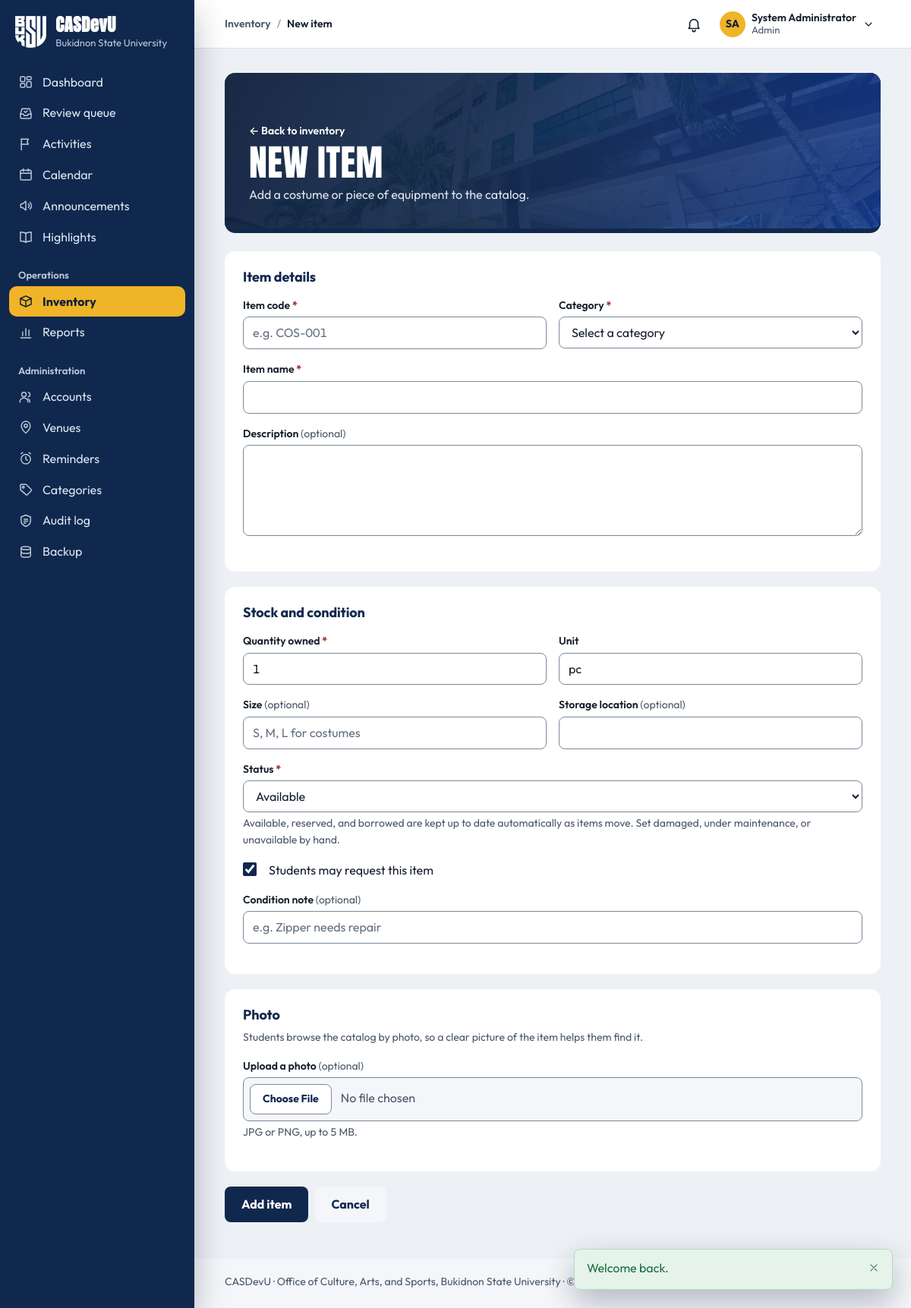
Screenshot of /inventory/manage.php (signed in) with the database file from the repository.
### tables this page shows
CREATE TABLE settings (
    setting_key     VARCHAR(80) PRIMARY KEY,
    setting_value   TEXT NULL,
    description     VARCHAR(255) NULL,
    updated_at      TIMESTAMP NOT NULL DEFAULT CURRENT_TIMESTAMP
                        ON UPDATE CURRENT_TIMESTAMP
);

CREATE TABLE users (
    user_id         INT UNSIGNED AUTO_INCREMENT PRIMARY KEY,
    role_id         TINYINT UNSIGNED NOT NULL,

     
    email           VARCHAR(150) NOT NULL UNIQUE,    
    password_hash   VARCHAR(255) NOT NULL,           
     
    student_number  VARCHAR(30)  NULL UNIQUE,        
    first_name      VARCHAR(80)  NOT NULL,
    middle_name     VARCHAR(80)  NULL,
    last_name       VARCHAR(80)  NOT NULL,
    sex             ENUM('male','female','other') NULL,
    birth_date      DATE         NULL,
    contact_number  VARCHAR(30)  NULL,
    photo_path      VARCHAR(255) NULL,
    id_front_path   VARCHAR(255) NULL,               
    id_back_path    VARCHAR(255) NULL,               

     
    course_id       INT UNSIGNED     NULL,
    year_level_id   TINYINT UNSIGNED NULL,
    section         VARCHAR(20)      NULL,
     
    connection_note VARCHAR(500)     NULL,

     
    status          ENUM('pending','active','inactive','suspended')
                        NOT NULL DEFAULT 'pending',
    last_login_at   DATETIME NULL,
    created_at      TIMESTAMP NOT NULL DEFAULT CURRENT_TIMESTAMP,
    updated_at      TIMESTAMP NOT NULL DEFAULT CURRENT_TIMESTAMP
                        ON UPDATE CURRENT_TIMESTAMP,

    CONSTRAINT fk_users_role       FOREIGN KEY (role_id)       REFERENCES roles(role_id),
    CONSTRAINT fk_users_course     FOREIGN KEY (course_id)     REFERENCES courses(course_id)
                                       ON DELETE SET NULL,
    CONSTRAINT fk_users_year_level FOREIGN KEY (year_level_id) REFERENCES year_levels(year_level_id)
                                       ON DELETE SET NULL,

    INDEX idx_users_role   (role_id),
    INDEX idx_users_status (status),
    INDEX idx_users_name   (last_name, first_name)
);

### public/inventory/manage.php (the view, shortened to what the rows shown need)
<?php
require_once __DIR__ . '/../../includes/bootstrap.php';
require_role(['staff', 'admin']);
$itemId = get_id('id');
$isEdit = $itemId !== null;
$pageTitle = $isEdit ? 'Edit item' : 'New item';
require __DIR__ . '/../../includes/layout/header.php';
?>
<div class="page-head">
    <div>
        <h1><?= $isEdit ? 'Edit item' : 'New item' ?></h1>
    </div>
</div>
<div id="item-form-wrap">
<form method="post" enctype="multipart/form-data" novalidate>
    <section class="card">
        <div class="card-head"><h2>Item details</h2></div>
    </section>
    <section class="card">
        <div class="card-head"><h2>Stock and condition</h2></div>
    </section>
    <section class="card">
        <div class="card-head">
            <h2>Photo</h2>
        </div>
                    <p class="hint" id="photo-hint">JPG or PNG, up to <?= (int) (max_upload_bytes() / 1024 / 1024) ?> MB.</p>
    </section>
</form>
</div><?php  ?>
<?php
require __DIR__ . '/../../includes/layout/footer.php';

### includes/layout/header.php (shortened to what the rows shown need)
<?php
$user         = current_user();
$role         = current_role();
$unreadCount  = $user ? unread_essential_count((int) $user['user_id']) : 0;
$attentionItems = $user ? attention_items() : [];
$reviewCount  = $user && can_review() ? review_counts()['total'] : 0;
$currentFile  = basename($_SERVER['SCRIPT_NAME']);
$currentDir   = basename(dirname($_SERVER['SCRIPT_NAME']));
$isStudent    = $role === 'student';
$navSection = match (true) {
    in_array($currentDir, ['public', ''], true) && $currentFile === 'index.php'   => 'dashboard',
    in_array($currentDir, ['public', ''], true) && $currentFile === 'review.php'  => 'review',
    $currentFile === 'notifications.php'                        => 'notifications',
    $currentFile === 'profile.php'                              => 'profile',
    $currentFile === 'settings.php'                             => 'settings',
    $currentFile === 'calendar.php'                             => 'calendar',
    $currentDir === 'activities'                                => 'activities',
    $currentDir === 'announcements'                             => 'announcements',
    $currentDir === 'highlights'                                => 'highlights',
    $currentDir === 'inventory' && $isStudent && in_array($currentFile, ['reservations.php', 'borrow.php'], true) => 'borrow-requests',
    $currentDir === 'inventory'                                 => 'inventory',
    $currentDir === 'reports'                                   => 'reports',
    $currentDir === 'admin'                                     => pathinfo($currentFile, PATHINFO_FILENAME),
    $currentDir === 'requirements' && $isStudent                => 'my-requirements',
    $currentDir === 'participation' && $isStudent               => 'my-activities',
    $currentDir === 'participation' || $currentDir === 'requirements' => 'activities',
    default                                                     => '',
};
$sections = [
    'dashboard'       => ['Dashboard', 'index.php'],
    'review'          => ['Review queue', 'review.php'],
    'notifications'   => ['Notifications', 'notifications.php'],
    'profile'         => ['My profile', 'profile.php'],
    'settings'        => ['Settings', 'settings.php'],
    'calendar'        => ['Calendar', 'activities/calendar.php'],
    'activities'      => ['Activities', 'activities/index.php'],
    'announcements'   => ['Announcements', 'announcements/index.php'],
    'highlights'      => ['Highlights', 'highlights/index.php'],
    'inventory'       => [$isStudent ? 'Costumes & equipment' : 'Inventory', 'inventory/index.php'],
    'reports'         => ['Reports', 'reports/index.php'],
    'my-activities'   => ['My activities', 'participation/my-activities.php'],
    'my-requirements' => ['My requirements', 'requirements/mine.php'],
    'borrow-requests' => ['My borrow requests', 'inventory/reservations.php'],
    'users'           => ['Accounts', 'admin/users.php'],
    'venues'          => ['Venues', 'admin/venues.php'],
    'reminders'       => ['Reminders', 'admin/reminders.php'],
    'categories'      => ['Categories', 'admin/categories.php'],
    'audit'           => ['Audit log', 'admin/audit.php'],
    'backup'          => ['Backup', 'admin/backup.php'],
];
function nav_link(string $section, string $href, string $label, string $navSection, int $count = 0, string $countLabel = 'waiting'): string
{
    $current = $section === $navSection ? ' aria-current="page"' : '';
    $badge   = $count > 0
        ? '<span class="nav-count" aria-label="' . $count . ' ' . e($countLabel) . '">' . ($count > 99 ? '99+' : $count) . '</span>'
        : '';
    return '<a class="nav-link" href="' . e(url($href)) . '"' . $current . '>'
         . icon($section === 'inventory' && current_role() === 'student' ? 'equipment' : $section, 'nav-icon')
         . '<span class="nav-label">' . e($label) . '</span>' . $badge . '</a>';
}
$initials = $user
    ? strtoupper(mb_substr((string) $user['first_name'], 0, 1) . mb_substr((string) $user['last_name'], 0, 1))
    : '';
?>
<!DOCTYPE html>
<html lang="en">
<head>
    <link rel="stylesheet" href="<?= asset('css/style.css') ?>">
</head>
<body>
<div class="app<?= $user ? '' : ' app-public' ?>">
<?php if ($user): ?>
    <aside class="sidebar" id="sidebar" aria-label="Main navigation">
        <div class="sidebar-brand">
            <a class="brand" href="<?= url('index.php') ?>">
                <img class="brand-logo" src="<?= asset('img/buksu-logo-white.png') ?>" alt="" width="126" height="128">
                <span class="brand-text">
                    <span class="brand-mark"><?= e(APP_NAME) ?></span>
                    <span class="brand-sub"><?= e(university_name()) ?></span>
                </span>
            </a>
        </div>
        <nav class="sidebar-nav" aria-label="Sections">
            <div class="nav-group">
                <?= nav_link('dashboard', 'index.php', 'Dashboard', $navSection) ?>
                <?php if ($isStudent): ?>
                    <?= nav_link('my-activities', 'participation/my-activities.php', 'My activities', $navSection) ?>
                    <?= nav_link('my-requirements', 'requirements/mine.php', 'My requirements', $navSection) ?>
                <?php elseif (can_review()): ?>
                    <?= nav_link('review', 'review.php', 'Review queue', $navSection, $reviewCount, 'waiting for review') ?>
                <?php endif; ?>
                <?= nav_link('activities', 'activities/index.php', 'Activities', $navSection) ?>
                <?= nav_link('calendar', 'activities/calendar.php', 'Calendar', $navSection) ?>
                <?= nav_link('announcements', 'announcements/index.php', 'Announcements', $navSection) ?>
                <?= nav_link('highlights', 'highlights/index.php', 'Highlights', $navSection) ?>
            </div>
            <?php if (has_role('staff', 'admin', 'coordinator')): ?>
                <div class="nav-group">
                    <p class="nav-group-title">Operations</p>
                    <?= nav_link('inventory', 'inventory/index.php', 'Inventory', $navSection) ?>
                    <?= nav_link('reports', 'reports/index.php', 'Reports', $navSection) ?>
                </div>
            <?php endif; ?>
            <?php if (has_role('staff', 'admin')): ?>
                <div class="nav-group">
                    <p class="nav-group-title">Administration</p>
                    <?= nav_link('users', 'admin/users.php', 'Accounts', $navSection) ?>
                    <?= nav_link('venues', 'admin/venues.php', 'Venues', $navSection) ?>
                    <?= nav_link('reminders', 'admin/reminders.php', 'Reminders', $navSection) ?>
                    <?php if (has_role('admin')): ?>
                        <?= nav_link('categories', 'admin/categories.php', 'Categories', $navSection) ?>
                        <?= nav_link('audit', 'admin/audit.php', 'Audit log', $navSection) ?>
                        <?= nav_link('backup', 'admin/backup.php', 'Backup', $navSection) ?>
                    <?php endif; ?>
                </div>
            <?php endif; ?>
        </nav>
    </aside>
<?php endif; ?>
<div class="main">
<?php if ($user): ?>
    <?php
    [$sectionLabel, $sectionHref] = $sections[$navSection] ?? ['', ''];
    $pageLabel  = (string) ($pageTitle ?? '');
    $isSectionHome = $sectionHref !== '' && str_ends_with($_SERVER['SCRIPT_NAME'], '/' . $sectionHref);
    ?>
    <header class="topbar">
        <nav class="breadcrumb" aria-label="Breadcrumb">
            <ol>
                <?php if ($sectionLabel !== '' && !$isSectionHome): ?>
                    <li><a href="<?= url($sectionHref) ?>"><?= e($sectionLabel) ?></a></li>
                    <li aria-current="page"><?= e($pageLabel) ?></li>
                <?php else: ?>
                    <li aria-current="page"><?= e($sectionLabel !== '' ? $sectionLabel : $pageLabel) ?></li>
                <?php endif; ?>
            </ol>
        </nav>
        <div class="topbar-actions">
            <?php require __DIR__ . '/notifications-menu.php'; ?>
            <details class="account-menu" data-menu>
                <summary class="account-trigger" aria-label="Account menu for <?= e(full_name($user)) ?>">
                    <?php if ($userPhotoUrl = user_photo_url($user)): ?>
                        <img class="account-initials" src="<?= e($userPhotoUrl) ?>" alt="" width="34" height="34">
                    <?php else: ?>
                        <span class="account-initials" aria-hidden="true"><?= e($initials) ?></span>
                    <?php endif; ?>
                    <span class="account-text">
                        <span class="account-name"><?= e(full_name($user)) ?></span>
                        <span class="account-role"><?= e(ucfirst((string) $role)) ?></span>
                    </span>
                    <?= icon('chevron-down', 'icon account-chevron') ?>
                </summary>
            </details>
        </div>
    </header>
<?php endif; ?>
<main class="page" id="main" tabindex="-1">

### includes/layout/footer.php
</main>
<footer class="footer">
    <p><?= e(APP_NAME) ?> · <?= e(office_name()) ?>, <?= e(university_name()) ?> · &copy; <?= date('Y') ?></p>
</footer>
</div>
</div>
</body>
</html>

### rows the page displays
settings: setting_value "Bukidnon State University"
users: initials "SA", full_name($user) "System Administrator"
settings: setting_value "Office of Culture, Arts, and Sports"

### other values shown
APP_NAME "CASDevU"
$label "Dashboard Review queue Activities Calendar Announcements Highlights Inventory Reports Accounts Venues Reminders Categories Audit log Backup"
$sectionLabel "Inventory"
$pageLabel "New item"
$role "Admin"
$flashMessage['message'] "Welcome back."
max_upload_bytes() / 1024 / 1024 "5"
university_name() "Bukidnon State University"
form field status "Available"
